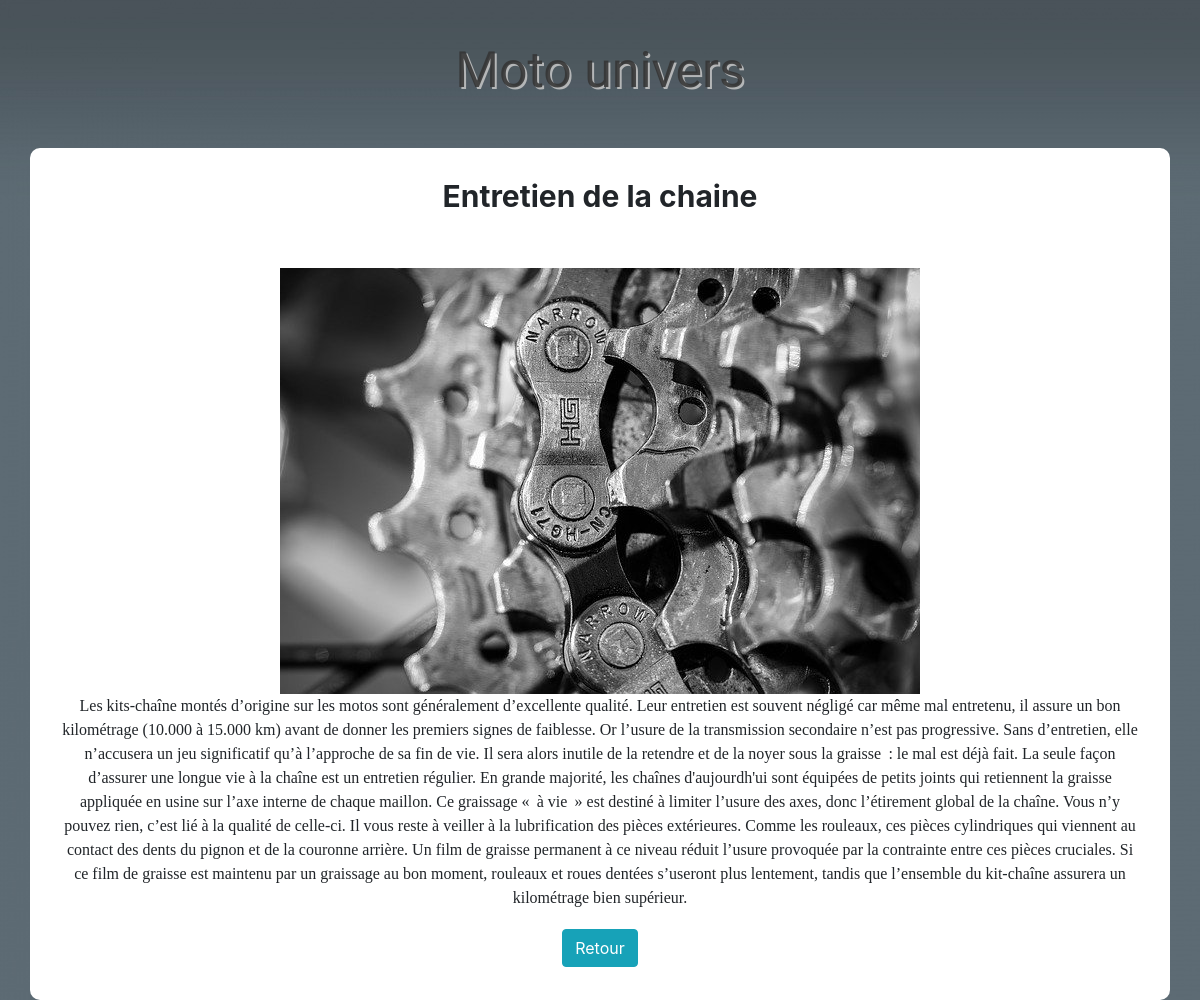
The app's page /view.php?id=17 with its own data.
### tables this page shows
CREATE TABLE `items` (
  `id` int(11) NOT NULL,
  `name` varchar(100) NOT NULL,
  `description` longtext NOT NULL,
  `image` varchar(255) NOT NULL,
  `category` int(11) NOT NULL
);

### view.php (the view, shortened to what this page needs)
<?php
if (!empty($_GET['id'])) {
  $id = checkInput($_GET['id']);
}
else header("Location: index.php");;
$db = Database::connect();
$statement = $db->prepare("SELECT items.id, items.name, items.description, items.image, categories.name AS category FROM items LEFT JOIN categories ON items.category = categories.id WHERE items.id = ?");
$statement->execute(array($id));
$item = $statement->fetch();
function checkInput($data)
{
  $data = trim($data);
  $data = stripslashes($data);
  $data = htmlspecialchars($data);
  return $data;
}
?>
<!DOCTYPE html>
<html lang="fr">
<head>
    <link rel="stylesheet" href="bootstrap/css/bootstrap.min.css">
    <link rel="stylesheet" href="css/styles.css">
</head>
<body>
    <h1 class="text-logo">Moto univers</h1>
    <div class="container admin" align="center">
        <div class="row">
            <div class="col-sm-12 ">
                <h1><?php echo $item['name']; ?></h1>
                <br>
                <form class="site">
                        <img class="img-fluid max-width: 100%" src=" <?php echo 'images/' . $item['image']; ?>"
                            alt="...">
                        <p><?php echo $item['description']; ?></p>
                </form>
                <div class="form-action">
                    <a class="btn btn-info" href="index.php" role="button">Retour</a>
                </div>
            </div>
        </div>
    </div>
</body>
</html>

### css/styles.css (style rules this page uses)
body { background-image: url(../images/bg.jpg); }
.site { font-family: 'Cinzel', serif; }
.text-logo { color: rgba(53, 53, 53, 0.89); text-shadow: 2px 2px rgba(199, 199, 199, 0.842); font-size: 50px; padding: 40px 0px; text-align: center; font-family: "Holtwood One SC", sans-serif; }
.img-fluid { background-color: #ffd301; }
a:hover, a, a:focus { color: #eee; margin: 3px; }
.container.admin { padding: 30px; }
.admin { background-color: #fff; border-radius: 10px; }
.admin h1 { font-weight: bold; font-size: 30px; margin-bottom: 30px; text-align: center; }

### records on screen
items: name "Entretien de la chaine", image (picture), description "Les kits-chaîne montés d’origine sur les motos sont généralement d’excellente qualité. Leur entretien est souvent négligé car même mal entretenu, il assure un bon kilométrage (10.000 à 15.000 km) avant de donner les premiers signes de faiblesse. Or l’usure de la transmission secondaire n’est pas progressive. Sans d’entretien, elle n’accusera un jeu significatif qu’à l’approche de sa fin de vie. Il sera alors inutile de la retendre et de la noyer sous la graisse : le mal est déjà fait. La seule façon d’assurer une longue vie à la chaîne est un entretien régulier. En grande majorité, les chaînes d'aujourdh'ui sont équipées de petits joints qui retiennent la graisse appliquée en usine sur…"
